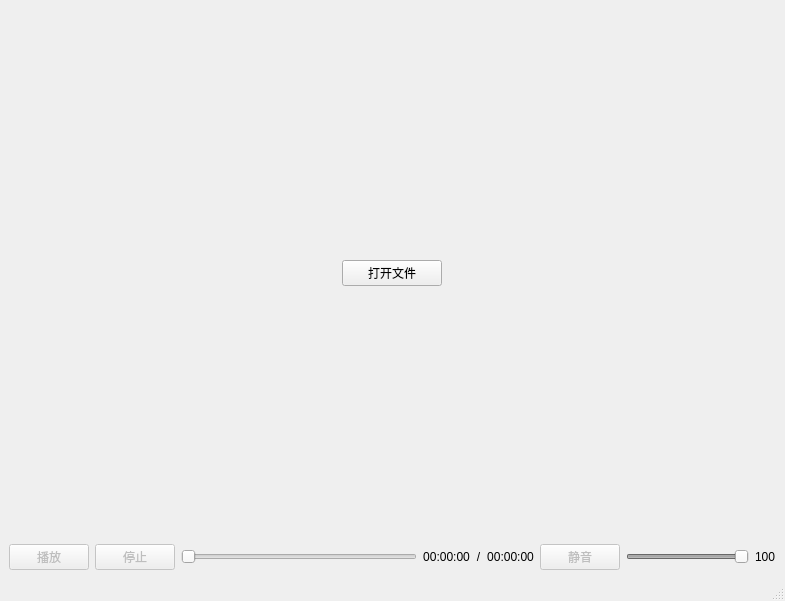
<?xml version="1.0" encoding="UTF-8"?>
<ui version="4.0">
 <class>MainWindow</class>
 <widget class="QMainWindow" name="MainWindow">
  <property name="geometry">
   <rect>
    <x>0</x>
    <y>0</y>
    <width>785</width>
    <height>601</height>
   </rect>
  </property>
  <property name="windowTitle">
   <string>MainWindow</string>
  </property>
  <widget class="QWidget" name="centralwidget">
   <layout class="QVBoxLayout" name="verticalLayout">
    <item>
     <widget class="QStackedWidget" name="playWidget">
      <property name="currentIndex">
       <number>0</number>
      </property>
      <widget class="QWidget" name="openFilePage">
       <layout class="QHBoxLayout" name="horizontalLayout_5">
        <item>
         <widget class="QPushButton" name="openFileBtn">
          <property name="maximumSize">
           <size>
            <width>100</width>
            <height>16777215</height>
           </size>
          </property>
          <property name="text">
           <string>打开文件</string>
          </property>
         </widget>
        </item>
       </layout>
      </widget>
      <widget class="QWidget" name="videoPage">
       <layout class="QHBoxLayout" name="horizontalLayout_6">
        <item>
         <widget class="VideoWidget" name="videoWidget" native="true"/>
        </item>
       </layout>
      </widget>
     </widget>
    </item>
    <item>
     <layout class="QHBoxLayout" name="horizontalLayout_3">
      <item>
       <layout class="QHBoxLayout" name="horizontalLayout_4">
        <item>
         <layout class="QHBoxLayout" name="horizontalLayout">
          <item>
           <widget class="QPushButton" name="playBtn">
            <property name="enabled">
             <bool>false</bool>
            </property>
            <property name="text">
             <string>播放</string>
            </property>
           </widget>
          </item>
          <item>
           <widget class="QPushButton" name="stopBtn">
            <property name="enabled">
             <bool>false</bool>
            </property>
            <property name="text">
             <string>停止</string>
            </property>
           </widget>
          </item>
         </layout>
        </item>
        <item>
         <widget class="VideoSlider" name="currentlSlider">
          <property name="enabled">
           <bool>false</bool>
          </property>
          <property name="minimumSize">
           <size>
            <width>200</width>
            <height>0</height>
           </size>
          </property>
          <property name="orientation">
           <enum>Qt::Horizontal</enum>
          </property>
         </widget>
        </item>
        <item>
         <widget class="QLabel" name="durationLabel">
          <property name="text">
           <string>00:00:00</string>
          </property>
          <property name="alignment">
           <set>Qt::AlignCenter</set>
          </property>
         </widget>
        </item>
        <item>
         <widget class="QLabel" name="label_3">
          <property name="text">
           <string>/</string>
          </property>
          <property name="alignment">
           <set>Qt::AlignCenter</set>
          </property>
         </widget>
        </item>
        <item>
         <widget class="QLabel" name="currentLabel">
          <property name="text">
           <string>00:00:00</string>
          </property>
          <property name="alignment">
           <set>Qt::AlignCenter</set>
          </property>
         </widget>
        </item>
        <item>
         <layout class="QHBoxLayout" name="horizontalLayout_2">
          <item>
           <widget class="QPushButton" name="muteBtn">
            <property name="enabled">
             <bool>false</bool>
            </property>
            <property name="text">
             <string>静音</string>
            </property>
           </widget>
          </item>
          <item>
           <widget class="VideoSlider" name="volumnSlider">
            <property name="enabled">
             <bool>false</bool>
            </property>
            <property name="minimumSize">
             <size>
              <width>100</width>
              <height>0</height>
             </size>
            </property>
            <property name="value">
             <number>99</number>
            </property>
            <property name="orientation">
             <enum>Qt::Horizontal</enum>
            </property>
           </widget>
          </item>
          <item>
           <widget class="QLabel" name="volumnLabel">
            <property name="text">
             <string>100</string>
            </property>
           </widget>
          </item>
         </layout>
        </item>
       </layout>
      </item>
     </layout>
    </item>
   </layout>
  </widget>
  <widget class="QMenuBar" name="menubar">
   <property name="geometry">
    <rect>
     <x>0</x>
     <y>0</y>
     <width>785</width>
     <height>37</height>
    </rect>
   </property>
  </widget>
  <widget class="QStatusBar" name="statusbar"/>
 </widget>
 <customwidgets>
  <customwidget>
   <class>VideoWidget</class>
   <extends>QWidget</extends>
   <header location="global">videowidget.h</header>
   <container>1</container>
  </customwidget>
  <customwidget>
   <class>VideoSlider</class>
   <extends>QSlider</extends>
   <header location="global">videoslider.h</header>
  </customwidget>
 </customwidgets>
 <resources/>
 <connections/>
</ui>
